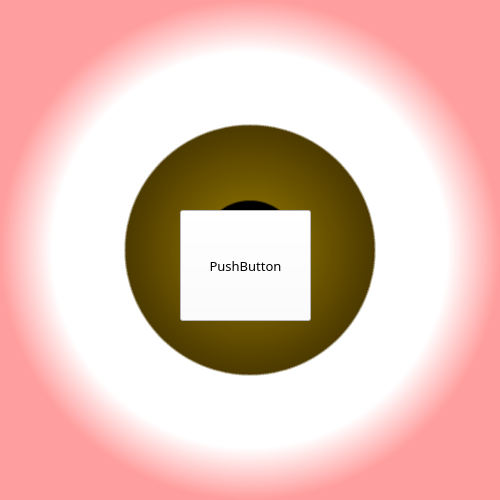
<?xml version="1.0" encoding="UTF-8"?>
<ui version="4.0">
 <class>Form</class>
 <widget class="QWidget" name="Form">
  <property name="geometry">
   <rect>
    <x>0</x>
    <y>0</y>
    <width>500</width>
    <height>500</height>
   </rect>
  </property>
  <property name="font">
   <font>
    <family>Cascadia Code</family>
    <pointsize>10</pointsize>
   </font>
  </property>
  <property name="windowTitle">
   <string>Form</string>
  </property>
  <property name="styleSheet">
   <string notr="true">background: qradialgradient(spread:pad, cx:0.5, cy:0.5, radius:0.5, fx:0.5, fy:0.5, stop:0 rgba(0, 0, 0, 255), stop:0.19397 rgba(0, 0, 0, 255), stop:0.202312 rgba(122, 97, 0, 255), stop:0.495514 rgba(76, 58, 0, 255), stop:0.504819 rgba(255, 255, 255, 255), stop:0.79 rgba(255, 255, 255, 255), stop:1 rgba(255, 158, 158, 255))</string>
  </property>
  <widget class="QPushButton" name="pushButton">
   <property name="geometry">
    <rect>
     <x>180</x>
     <y>210</y>
     <width>131</width>
     <height>111</height>
    </rect>
   </property>
   <property name="styleSheet">
    <string notr="true">background: white</string>
   </property>
   <property name="text">
    <string>PushButton</string>
   </property>
  </widget>
 </widget>
 <resources/>
 <connections/>
</ui>
